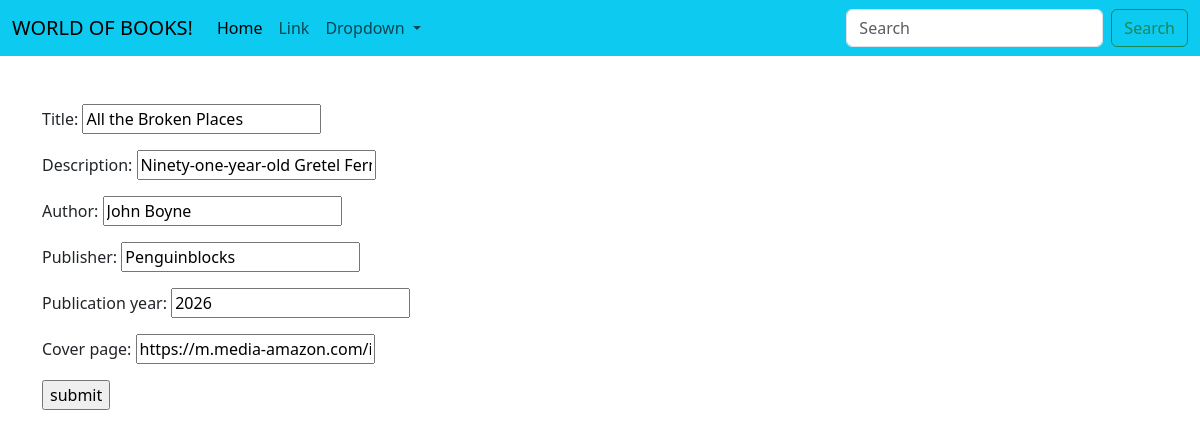
The app's page /library/update-book/1, older data.
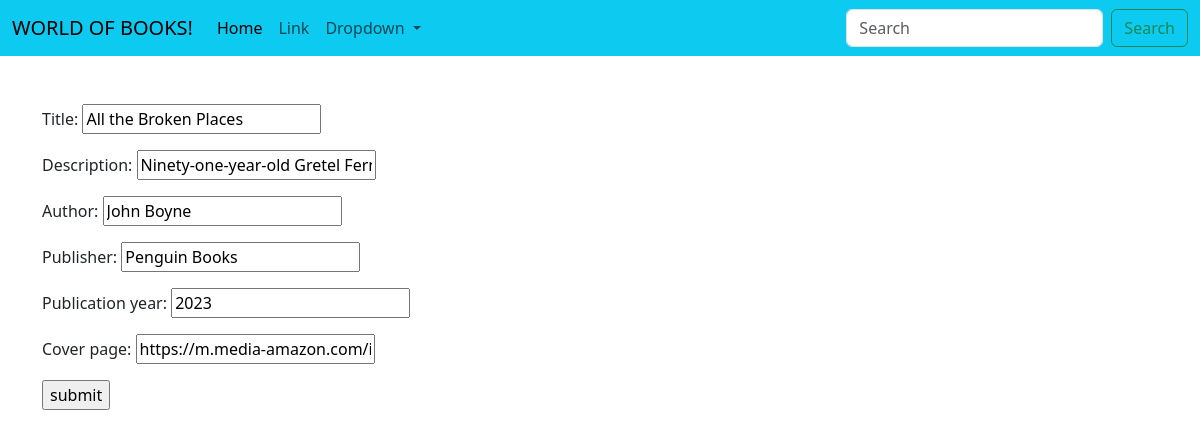
The same page, newer data.
### library/models.py (models this page shows, shortened)
class Book(models.Model):
    title = models.CharField(max_length=200)
    description = models.CharField(max_length=255)
    author = models.CharField(max_length=200)
    publisher = models.CharField(max_length=255)
    publication_year = models.IntegerField()
    cover_page = models.CharField(max_length=255)

### library/views.py (the view)
# urls.py: path('update-book/<str:pk>', views.updateBook, name='updateBook'),
def updateBook(request, pk):
    book = Book.objects.get(id=pk)
    form = BookForm (instance= book)
    if request.method == "POST":
        form = BookForm(request.POST, instance = book)
        if form.is_valid():
            form.save()
            return redirect("readBooks")
    context = {"form": form}
    return render(request, "library/form.html", context)

### library/forms.py
class BookForm(ModelForm):
    class Meta:
        model = Book
        fields = '__all__'

### library/templates/library/form.html
{% extends 'main.html' %} {% block content %}
<div class="container py-4">
  <form action="" method="POST">
    {% csrf_token %} {{ form.as_p }}
    <input type="submit" value="submit" />
  </form>
</div>
{% endblock %}

### templates/main.html (shortened to what this page needs)
<!DOCTYPE html>
<html lang="en">
  <head>
    <link
      href="https://cdn.jsdelivr.net/npm/bootstrap@5.3.8/dist/css/bootstrap.min.css"
      rel="stylesheet"
    />
  </head>
  <body>
    {% include 'navbar.html' %}
    <div class="contianer my-4">{% block content %} {% endblock %}</div>
  </body>
</html>

### templates/navbar.html (shortened to what this page needs)
<nav class="navbar navbar-expand-lg bg-info">
  <div class="container-fluid">
    <a class="navbar-brand" href="#">WORLD OF BOOKS!</a>
    <div class="collapse navbar-collapse" id="navbarSupportedContent">
      <ul class="navbar-nav me-auto mb-2 mb-lg-0">
        <li class="nav-item">
          <a class="nav-link active" aria-current="page" href="#">Home</a>
        </li>
        <li class="nav-item">
          <a class="nav-link" href="#">Link</a>
        </li>
        <li class="nav-item dropdown">
          <a
            class="nav-link dropdown-toggle"
            href="#"
            role="button"
            data-bs-toggle="dropdown"
            aria-expanded="false"
          >
            Dropdown
          </a>
        </li>
      </ul>
      <form class="d-flex" role="search">
        <input
          class="form-control me-2"
          type="search"
          placeholder="Search"
          aria-label="Search"
        />
        <button class="btn btn-outline-success" type="submit">Search</button>
      </form>
    </div>
  </div>
</nav>

Row changes from the older to the newer data that the page shows:
changed Book "All the Broken Places": publisher "Penguinblocks" → "Penguin Books"; publication_year "2026" → "2023"
